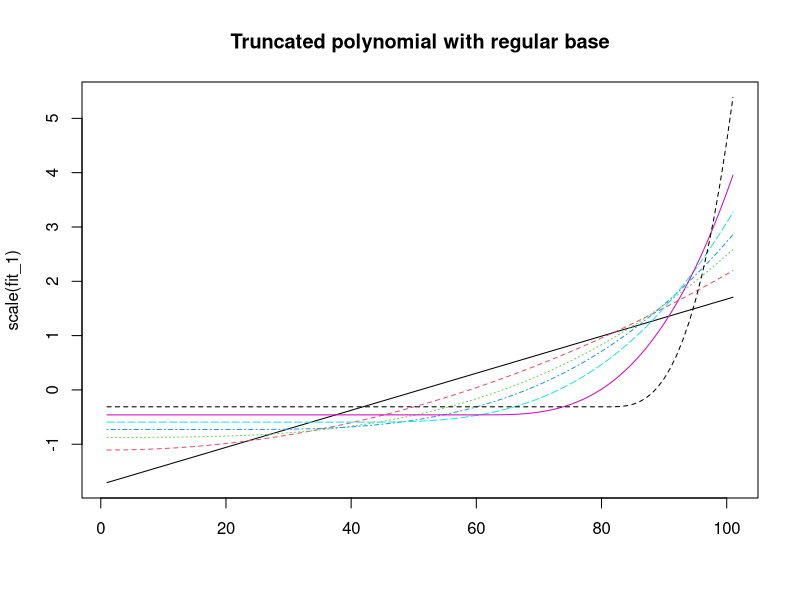
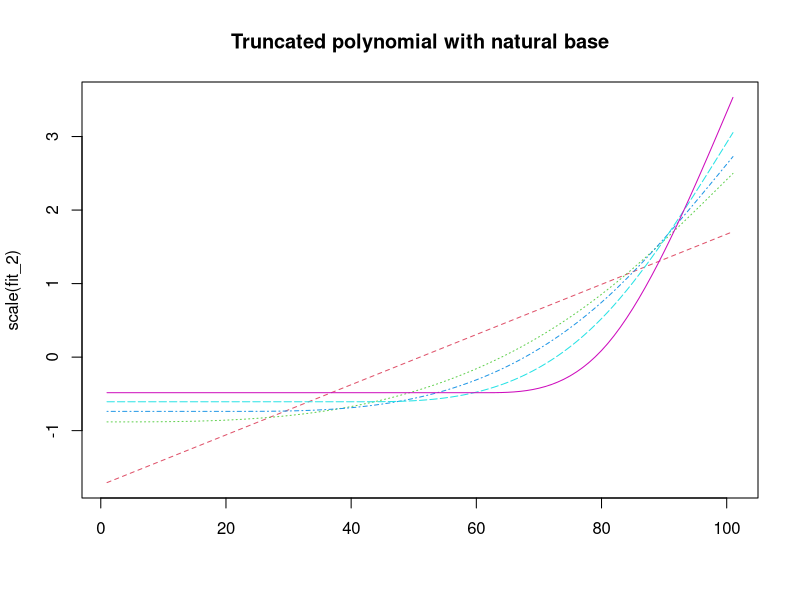

The R script that drew these images, in order:
## ---- chunk 1
truncpolyspline <- function(x, df, natural) {
  if(natural == FALSE){
    knots <- quantile(x,seq(0,1,length = df-1))
    trunc_fun <- function(k) (x >= k)*(x-k)^3
    S <- sapply(knots[1:(df-2)],trunc_fun)
    S <- cbind(x,x^2,S)
    return(S)
  }
  if(natural == TRUE){ ## recursive formula
    knots <- quantile(x,seq(0,1,length = df-1))
    trunc_fun <- function(k) (x >= k)*(x-k)^3
    S <- sapply(knots,trunc_fun)
    d_k <- matrix(nrow = nrow(S), ncol = ncol(S) - 2)
    for (i in 1:(length(knots)-2)) {
      d_k[,i] <- (S[,i]-S[,length(knots)])/
        (knots[length(knots)]-knots[i])
    }    ## recursive formula 
    d_K_1 <- (S[,length(knots)-1]-S[,length(knots)])/
        (knots[length(knots)]-knots[length(knots)-1]) ## the one before the last one 
      S <- cbind(1,x,d_k-d_K_1)
    }
}

x <- seq(0, 1, length = 101)
fit_1 <- truncpolyspline(x,7,FALSE)
fit_2 <- truncpolyspline(x,7,TRUE)
matplot(scale(fit_1),type="l",main = "Truncated polynomial with regular base")
matplot(scale(fit_2),type="l",main = "Truncated polynomial with natural base")

